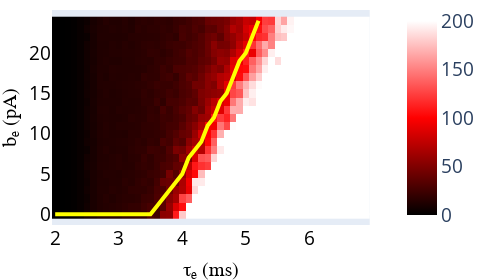

Notebook source saved alongside this figure:
### Code cell
plot_heatmap_survival(mean_array_2, taus, tau_v, bvals_2 , bthr,load = load, save_im=False, z_max=200, precalc=False, line_color='yellow')

### Figure 1 — Plotly figure (JSON) as saved in the notebook; plotly's stock layout.template omitted (floating-point values rounded to 4 significant figures; data arrays with more than 128 entries replaced by an {"elided": "..."} marker saying what was removed)
{"data": [{"colorbar": {"tickcolor": "black", "tickfont": {"size": 19}}, "colorscale": [[0, "black"], [0.5, "red"], [1, "white"], [1, "white"]], "type": "heatmap", "x": [2, 2.1, 2.2, 2.3, 2.4, 2.5, 2.6, 2.7, 2.8, 2.9, 3.0, 3.1, 3.2, 3.3, 3.4, 3.5, 3.6, 3.7, 3.8, 3.9, 4.0, 4.1, 4.2, 4.3, 4.4, 4.5, 4.6, 4.7, 4.8, 4.9, 5.0, 5.1, 5.2, 5.3, 5.4, 5.5, 5.6, 5.7, 5.8, 5.9, 6.0, 6.1, 6.2, 6.3, 6.4, 6.5, 6.6, 6.7, 6.8, 6.9], "y": [0, 1, 2, 3, 4, 5, 6, 7, 8, 9, 10, 11, 12, 13, 14, 15, 16, 17, 18, 19, 20, 21, 22, 23, 24], "z": {"elided": "25x50 float values"}, "zmax": 200, "zmin": 0}, {"line": {"color": "yellow", "width": 4}, "mode": "lines", "showlegend": false, "type": "scatter", "x": [2, 2.1, 2.2, 2.3, 2.4, 2.5, 2.6, 2.7, 2.8, 2.9, 3.0, 3.1, 3.2, 3.3, 3.4, 3.5, 3.6, 3.7, 3.8, 3.9, 4.0, 4.1, 4.2, 4.3, 4.4, 4.5, 4.6, 4.7, 4.8, 4.9, 5.0, 5.1, 5.2, 5.3, 5.4, 5.5, 5.6, 5.7, 5.8, 5.9, 6.0, 6.1, 6.2, 6.3, 6.4, 6.5, 6.6, 6.7, 6.8, 6.9], "xaxis": "x", "y": [0, 0, 0, 0, 0, 0, 0, 0, 0, 0, 0, 0, 0, 0, 0, 0, 1, 2, 3, 4, 5, 7, 8, 9, 11, 12, 14, 15, 17, 19, 20, 22, 24], "yaxis": "y"}], "layout": {"coloraxis": {"colorbar": {"title": {"side": "right"}, "x": -0.55, "y": 0.35}}, "height": 280, "margin": {"b": 0, "l": 0, "r": 0, "t": 0}, "width": 480, "xaxis": {"anchor": "y", "domain": [0, 0.94], "nticks": 10, "showgrid": false, "tickfont": {"color": "black", "size": 19}, "title": {"font": {"color": "black", "family": "Arial, sans-serif", "size": 20}, "text": "τₑ (ms)"}}, "yaxis": {"anchor": "x", "domain": [0, 1], "nticks": 8, "showgrid": false, "tickfont": {"color": "black", "size": 19}, "title": {"font": {"color": "black", "family": "Arial, sans-serif", "size": 20}, "text": "bₑ (pA)"}}, "yaxis2": {"anchor": "x", "overlaying": "y", "showgrid": false, "side": "right", "title": {"font": {"color": "black", "family": "Arial, sans-serif", "size": 20}, "text": "bₑ (pA)"}}}}
